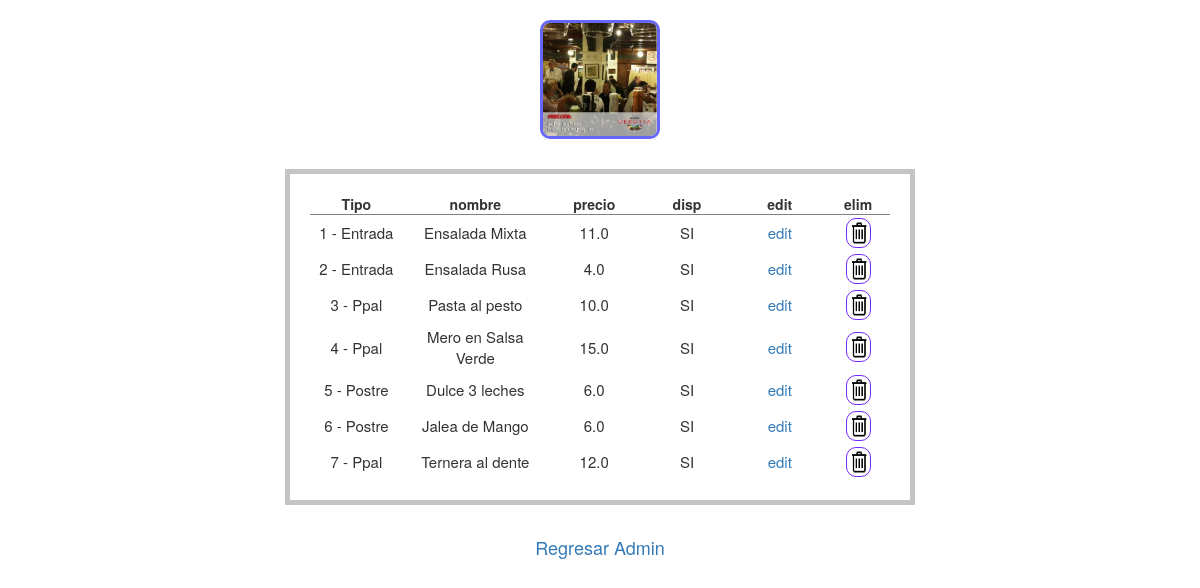
Page /foods_reg_matrix on the committed database.
### app_Foods/flask_app.py (models this page shows)
class Plato(db.Model):
    id         = db.Column(db.Integer, primary_key=True)
    tipo       = db.Column(db.String(10), nullable=False)
    nombre     = db.Column(db.String(30), nullable=False)
    precio     = db.Column(db.Float, nullable=False)
    disp       = db.Column(db.Integer, nullable=False, default=1)

### app_Foods/flask_app.py (the view)
@app.route('/foods_reg_matrix')
def foods_reg_matrix():
    platos = Plato.query.all()
    return render_template('foods_reg_matrix.html', platos=platos)

### app_Foods/templates/foods_reg_matrix.html
{% extends 'foods-layout-admin.html' %}
{% block body %}
    <div class="jumbtron text-center disp-row-cent">
        <img src="/static/img/urrutia.jpg" style="margin-top:20px;border-radius: 10px; border:3px solid rgb(102, 102, 250)" alt="urrutia-01" width="120"/>
        <div class="disp-row-cent"  style="width:60%; max-height:400px; overflow-y: auto; text-align: center; margin:auto; margin-top: 30px; padding: 20px; border:5px solid rgb(197, 196, 196)">
            <table style="width:100%;">
                <tr style="border-bottom: 1px solid gray">
                    <th>Tipo</th><th style="width:25%">nombre</th><th>precio</th><th>disp</th><th>edit</th><th>elim</th>
                </tr>
                {% for plato in platos %}
                <tr>
                    <td>{{plato.id}} - {{plato.tipo}}</td>
                    <td>{{plato.nombre}}</td>
                    <td>{{plato.precio}}</td>
                    {% if plato.disp %}
                        <td>SI</td>
                    {% else %}
                        <td>SI</td>
                    {% endif %}
                    <td><a href="{{url_for('foods_reg_update',uid=plato.id)}}">edit</a></td>
                    <td><a href="{{url_for('foods_reg_delete',uid=plato.id)}}"><img width="25px" height="30px" src="/static/img/icons8-trash-32.png" ></a></td>
                </tr>
                {% endfor %}
            </table>
        </div>
        <div class="disp-row-cent" style="margin-top:30px; font-size:18px; color:gray;">
            <a href="/foods_home_admin">Regresar Admin</a>
        </div>
    </div>
    {% endblock %}

### app_Foods/templates/foods-layout-admin.html (shortened to what this page needs)
<!DOCTYPE html>
<html lang="en">
<head>
    <link rel="stylesheet" href="https://maxcdn.bootstrapcdn.com/bootstrap/3.3.7/css/bootstrap.min.css">
</head>
<body>
    <div class="container" style="width:90%;">
        {% block body%} {% endblock%}
    </div>
</body>
</html>

### app_Foods/templates/foods-layout-admin.html (style rules this page uses)
table { margin:auto; border-collapse: collapse; }
table td { padding:3px; font-size:15px; }
table th { width:16%; }
th, td { text-align: center; }
td { font-size: 12px; }
table img { border:1px solid rgb(115, 40, 255); border-radius: 10px; }

### rows in the picture
Plato: id "1", tipo "Entrada", nombre "Ensalada Mixta", precio "11.0", disp "SI"
Plato: id "2", tipo "Entrada", nombre "Ensalada Rusa", precio "4.0", disp "SI"
Plato: id "3", tipo "Ppal", nombre "Pasta al pesto", precio "10.0", disp "SI"
Plato: id "4", tipo "Ppal", nombre "Mero en Salsa Verde", precio "15.0", disp "SI"
Plato: id "5", tipo "Postre", nombre "Dulce 3 leches", precio "6.0", disp "SI"
Plato: id "6", tipo "Postre", nombre "Jalea de Mango", precio "6.0", disp "SI"
Plato: id "7", tipo "Ppal", nombre "Ternera al dente", precio "12.0", disp "SI"
